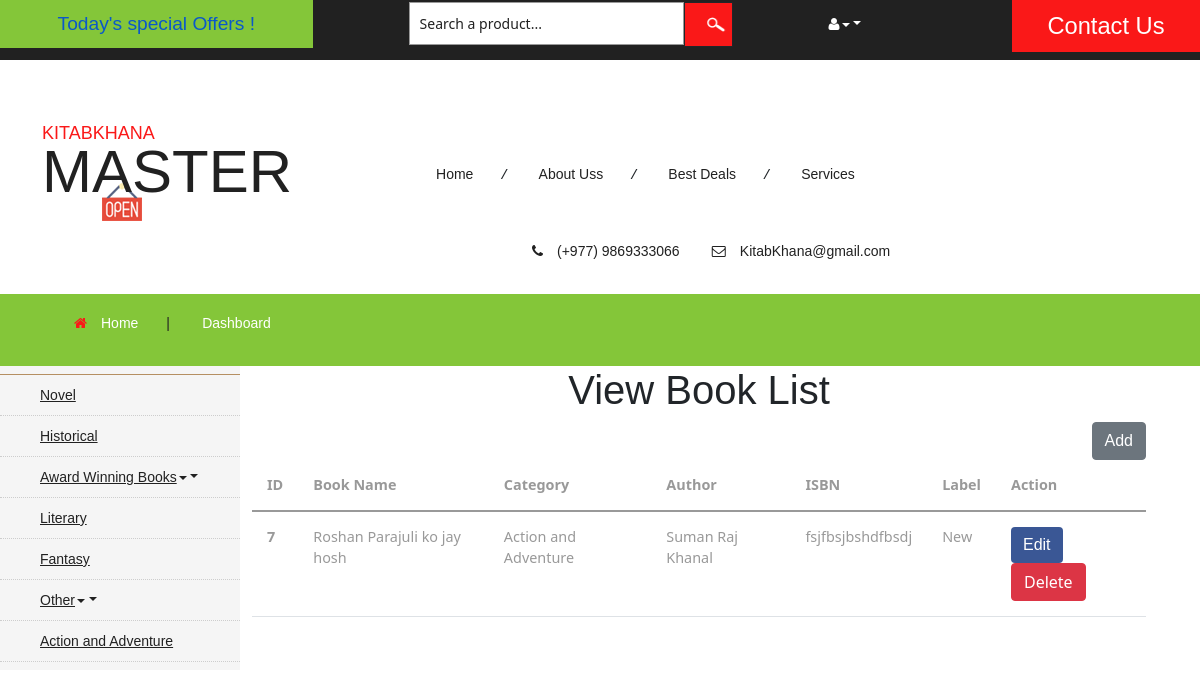
Screenshot of /view/ with the database file from the repository.
### books/models.py (models this page shows)
class UploadsBook(models.Model):
    isbn = models.CharField(max_length=30)
    Book_Name = models.CharField(max_length=200)
    Author_Name = models.CharField(max_length=100)
    Description = models.TextField()
    ReleaseDate = models.DateField(default=timezone.now)
    Selling_price = models.FloatField()
    Label = models.CharField(choices=Label_CHOICES,
                             default='New', max_length=3)
    Publication = models.CharField(max_length=300)
    Types_of_Book = models.CharField(
        choices=TYPES_OF_BOOK_CHOICES, default='Action and Adventure', max_length=300)
    Quantity = models.PositiveBigIntegerField(default=1)
    Image = models.ImageField(upload_to='book_images/')
    Seller_phoneno = models.PositiveBigIntegerField()
    Seller_address = models.CharField(max_length=200)

### books/views.py (the view)
# urls.py: path('view/', views.view, name="view"),
def view(request):
    allbooks = UploadsBook.objects.all()
    print(allbooks)
    print("HEllo")
    return render(request, 'view.html', {'allbooks': allbooks})

### templates/view.html (shortened to what this page needs)
{% extends 'base.html' %} {% block body %}
<div class="container">
  <div class="row">
    <div class="col-lg-12">
      <h1 class="text-center">View Book List</h1>
      <div>
        <a
          class="btn btn-secondary"
          href="/add/"
          role="button"
          style="float: right"
          >Add</a
        >
      </div>
      {% if allbooks %}
      <table class="table" style="margin-top: 2%">
        <thead class="thead-dark">
          <tr>
            <th scope="col">ID</th>
            <th scope="col">Book Name</th>
            <th scope="col">Category</th>
            <th scope="col">Author</th>
            <th scope="col">ISBN</th>
            <th scope="col">Label</th>
            <th scope="col">Action</th>
          </tr>
        </thead>
        <tbody>
          {% for book in allbooks %}
          <tr>
            <th scope="row">{{book.id}}</th>
            <td>{{book.Book_Name}}</td>
            <td>{{book.Types_of_Book}}</td>
            <td>{{book.Author_Name}}</td>
            <td>{{book.isbn}}</td>
            <td>{{book.Label}}</td>
            <td>
              <a href="{% url 'updatebook' book.id %}" class="btn btn-primary"
                >Edit</a
              >
              <form
                action="{% url 'deletebook' book.id  %}"
                method="POST"
                class="d-inline"
              >
                <input type="submit" value="Delete" class="btn btn-danger" />
              </form>
            </td>
          </tr>
          {% endfor %}
        </tbody>
        {% else %}
        <h2 class="text-center alert alert-warning">No books found!</h2>
        {% endif %}
      </table>
    </div>
  </div>
</div>
{% endblock body %}

### templates/base.html (shortened to what this page needs)
<!doctype html>
<html lang="en">
{% load static %}
  <head>
    <link href="https://cdn.jsdelivr.net/npm/bootstrap@5.1.0/dist/css/bootstrap.min.css" rel="stylesheet">
      {% load static %}
   {% block css %}
   <link rel = "stylesheet" type="text/css" href="{% static 'css/addproduct.css' %}">
   <link rel = "stylesheet" type="text/css" href="{% static 'css/font-awesome.css' %}">
   <link href="{% static 'css/bootstrap.css' %}" rel="stylesheet" type="text/css" media="all" />
   <link href="{% static 'css/style.css' %}" rel="stylesheet" type="text/css" media="all" />
    <link rel="stylesheet" href="https://cdn.jsdelivr.net/npm/bootstrap@5.0.0-beta1/dist/css/bootstrap.min.css">
    <link rel="stylesheet" href="https://cdn.jsdelivr.net/npm/bootstrap@5.0.0-beta1/dist/js/bootstrap.bundle.min.js">
   {% endblock css %}
  </head>
  <body>
    {% block header %}
	<div class="agileits_header">
		<div class="w3l_offers">
			<a href="products.html">Today's special Offers !</a>
		</div>
		<div class="w3l_search">
			<form action="#" method="post">
				<input type="text" name="Product" value="Search a product..." onfocus="this.value = '';" onblur="if (this.value == '') {this.value = 'Search a product...';}" required="">
				<input type="submit" value=" ">
			</form>
		</div>
		<div class="w3l_header_right">
			<ul>
				<li class="dropdown profile_details_drop">
					<a href="#" class="dropdown-toggle" data-toggle="dropdown"><i class="fa fa-user" aria-hidden="true"></i><span class="caret"></span></a>
				</li>
			</ul>
		</div>
		<div class="w3l_header_right1">
			<h2><a href="mail.html">Contact Us</a></h2>
		</div>
	</div>
	<div class="logo_products">
		<div class="container">
			<div class="w3ls_logo_products_left">
				<h1><a href="index.html"><span>KitabKhana</span> Master</a></h1>
			</div>
			<div class="w3ls_logo_products_left1">
				<ul class="special_items">
					<li><a href="index.html">Home</a><i>/</i></li>
					<li><a href="roshan.html">About Uss</a><i>/</i></li>
					<li><a href="products.html">Best Deals</a><i>/</i></li>
					<li><a href="services.html">Services</a></li>
				</ul>
			</div>
			<div class="w3ls_logo_products_left1">
				<ul class="phone_email">
					<li><i class="fa fa-phone" aria-hidden="true"></i>(+977) 9869333066</li>
					<li><i class="fa fa-envelope-o" aria-hidden="true"></i><a href="#">KitabKhana@gmail.com</a></li>
				</ul>
			</div>
			<div class="clearfix"> </div>
		</div>
	</div>
	<div class="products-breadcrumb">
		<div class="container">
			<ul>
				<li><i class="fa fa-home" aria-hidden="true"></i><a href="index.html">Home</a><span>|</span></li>
				<li><a href="{% url 'addproduct' %}">Dashboard</a></li>
			</ul>
		</div>
	</div>
		<div class="banner">
		<div class="w3l_banner_nav_left">
			<nav class="navbar nav_bottom">
				<div class="collapse navbar-collapse" id="bs-megadropdown-tabs">
					<ul class="nav navbar-nav nav_1">
						<li><a href="products.html">Novel</a></li>
						<li><a href="#">Historical</a></li>
						<li class="dropdown mega-dropdown active">
							<a href="#" class="dropdown-toggle" data-toggle="dropdown">Award Winning Books<span class="caret"></span></a>
						</li>
						<li><a href="#">Literary</a></li>
						<li><a href="#">Fantasy</a></li>
						<li class="dropdown">
							<a href="#" class="dropdown-toggle" data-toggle="dropdown">Other<span class="caret"></span></a>
						</li>
						<li><a href="#">Action and Adventure</a></li>
					</ul>
				 </div>
			</nav>
		</div>
    {% endblock header %}
    {% block body %}{% endblock body %}
  </body>
</html>

### static/css/addproduct.css (style rules this page uses)
body { background-color: rgb(255, 255, 255) }

### rows the page displays
UploadsBook: id "7", Book_Name "Roshan Parajuli ko jay hosh", Types_of_Book "Action and Adventure", Author_Name "Suman Raj Khanal", isbn "fsjfbsjbshdfbsdj", Label "New"
